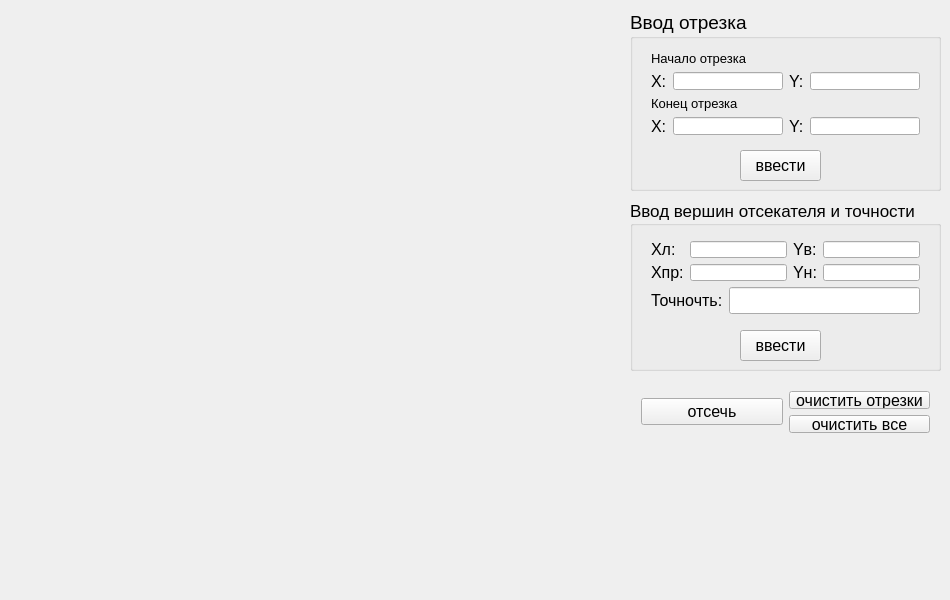
<?xml version="1.0" encoding="UTF-8"?>
<ui version="4.0">
 <class>MainWindow</class>
 <widget class="QMainWindow" name="MainWindow">
  <property name="geometry">
   <rect>
    <x>0</x>
    <y>0</y>
    <width>950</width>
    <height>600</height>
   </rect>
  </property>
  <property name="windowTitle">
   <string>ЛР №7. Отсечение отрезка делением пополам.</string>
  </property>
  <widget class="QWidget" name="centralWidget">
   <widget class="QWidget" name="draw_widget" native="true">
    <property name="geometry">
     <rect>
      <x>10</x>
      <y>10</y>
      <width>600</width>
      <height>580</height>
     </rect>
    </property>
   </widget>
   <widget class="QGroupBox" name="groupBox">
    <property name="geometry">
     <rect>
      <x>630</x>
      <y>10</y>
      <width>311</width>
      <height>181</height>
     </rect>
    </property>
    <property name="font">
     <font>
      <pointsize>14</pointsize>
     </font>
    </property>
    <property name="title">
     <string>Ввод отрезка</string>
    </property>
    <widget class="QPushButton" name="add_segment_pushButton">
     <property name="geometry">
      <rect>
       <x>110</x>
       <y>140</y>
       <width>81</width>
       <height>31</height>
      </rect>
     </property>
     <property name="font">
      <font>
       <pointsize>12</pointsize>
       <stylestrategy>PreferDefault</stylestrategy>
      </font>
     </property>
     <property name="text">
      <string>ввести</string>
     </property>
    </widget>
    <widget class="QWidget" name="">
     <property name="geometry">
      <rect>
       <x>10</x>
       <y>30</y>
       <width>291</width>
       <height>106</height>
      </rect>
     </property>
     <layout class="QVBoxLayout" name="verticalLayout_7">
      <item>
       <widget class="QLabel" name="label_10">
        <property name="font">
         <font>
          <pointsize>10</pointsize>
         </font>
        </property>
        <property name="text">
         <string>Начало отрезка</string>
        </property>
       </widget>
      </item>
      <item>
       <layout class="QHBoxLayout" name="horizontalLayout_2">
        <item>
         <widget class="QLabel" name="label">
          <property name="font">
           <font>
            <pointsize>12</pointsize>
           </font>
          </property>
          <property name="text">
           <string>X:</string>
          </property>
         </widget>
        </item>
        <item>
         <widget class="QLineEdit" name="x_start_edit">
          <property name="font">
           <font>
            <pointsize>12</pointsize>
           </font>
          </property>
         </widget>
        </item>
        <item>
         <widget class="QLabel" name="label_2">
          <property name="font">
           <font>
            <pointsize>12</pointsize>
           </font>
          </property>
          <property name="text">
           <string>Y:</string>
          </property>
         </widget>
        </item>
        <item>
         <widget class="QLineEdit" name="y_start_edit">
          <property name="font">
           <font>
            <pointsize>12</pointsize>
           </font>
          </property>
         </widget>
        </item>
       </layout>
      </item>
      <item>
       <widget class="QLabel" name="label_11">
        <property name="font">
         <font>
          <pointsize>10</pointsize>
         </font>
        </property>
        <property name="text">
         <string>Конец отрезка</string>
        </property>
       </widget>
      </item>
      <item>
       <layout class="QHBoxLayout" name="horizontalLayout_5">
        <item>
         <widget class="QLabel" name="label_8">
          <property name="font">
           <font>
            <pointsize>12</pointsize>
           </font>
          </property>
          <property name="text">
           <string>X:</string>
          </property>
         </widget>
        </item>
        <item>
         <widget class="QLineEdit" name="x_end_edit">
          <property name="font">
           <font>
            <pointsize>12</pointsize>
           </font>
          </property>
         </widget>
        </item>
        <item>
         <widget class="QLabel" name="label_9">
          <property name="font">
           <font>
            <pointsize>12</pointsize>
           </font>
          </property>
          <property name="text">
           <string>Y:</string>
          </property>
         </widget>
        </item>
        <item>
         <widget class="QLineEdit" name="y_end_edit">
          <property name="font">
           <font>
            <pointsize>12</pointsize>
           </font>
          </property>
         </widget>
        </item>
       </layout>
      </item>
     </layout>
    </widget>
   </widget>
   <widget class="QGroupBox" name="groupBox_2">
    <property name="geometry">
     <rect>
      <x>630</x>
      <y>200</y>
      <width>311</width>
      <height>171</height>
     </rect>
    </property>
    <property name="font">
     <font>
      <pointsize>13</pointsize>
     </font>
    </property>
    <property name="title">
     <string>Ввод вершин отсекателя и точности</string>
    </property>
    <widget class="QPushButton" name="add_cut_pushButton">
     <property name="geometry">
      <rect>
       <x>110</x>
       <y>130</y>
       <width>81</width>
       <height>31</height>
      </rect>
     </property>
     <property name="font">
      <font>
       <pointsize>12</pointsize>
      </font>
     </property>
     <property name="text">
      <string>ввести</string>
     </property>
    </widget>
    <widget class="QWidget" name="">
     <property name="geometry">
      <rect>
       <x>10</x>
       <y>30</y>
       <width>291</width>
       <height>95</height>
      </rect>
     </property>
     <layout class="QVBoxLayout" name="verticalLayout_6">
      <item>
       <layout class="QHBoxLayout" name="horizontalLayout_3">
        <item>
         <layout class="QVBoxLayout" name="verticalLayout">
          <item>
           <widget class="QLabel" name="label_3">
            <property name="font">
             <font>
              <pointsize>12</pointsize>
             </font>
            </property>
            <property name="text">
             <string>Xл:</string>
            </property>
           </widget>
          </item>
          <item>
           <widget class="QLabel" name="label_5">
            <property name="font">
             <font>
              <pointsize>12</pointsize>
             </font>
            </property>
            <property name="text">
             <string>Xпр:</string>
            </property>
           </widget>
          </item>
         </layout>
        </item>
        <item>
         <layout class="QVBoxLayout" name="verticalLayout_2">
          <item>
           <widget class="QLineEdit" name="x_left_edit">
            <property name="font">
             <font>
              <pointsize>12</pointsize>
             </font>
            </property>
           </widget>
          </item>
          <item>
           <widget class="QLineEdit" name="x_right_edit">
            <property name="font">
             <font>
              <pointsize>12</pointsize>
             </font>
            </property>
           </widget>
          </item>
         </layout>
        </item>
        <item>
         <layout class="QVBoxLayout" name="verticalLayout_3">
          <item>
           <widget class="QLabel" name="label_4">
            <property name="font">
             <font>
              <pointsize>12</pointsize>
             </font>
            </property>
            <property name="text">
             <string>Yв:</string>
            </property>
           </widget>
          </item>
          <item>
           <widget class="QLabel" name="label_6">
            <property name="font">
             <font>
              <pointsize>12</pointsize>
             </font>
            </property>
            <property name="text">
             <string>Yн:</string>
            </property>
           </widget>
          </item>
         </layout>
        </item>
        <item>
         <layout class="QVBoxLayout" name="verticalLayout_4">
          <item>
           <widget class="QLineEdit" name="y_top_edit">
            <property name="font">
             <font>
              <pointsize>12</pointsize>
             </font>
            </property>
           </widget>
          </item>
          <item>
           <widget class="QLineEdit" name="y_bottom_edit">
            <property name="font">
             <font>
              <pointsize>12</pointsize>
             </font>
            </property>
           </widget>
          </item>
         </layout>
        </item>
       </layout>
      </item>
      <item>
       <layout class="QHBoxLayout" name="horizontalLayout_4">
        <item>
         <widget class="QLabel" name="label_7">
          <property name="font">
           <font>
            <pointsize>12</pointsize>
           </font>
          </property>
          <property name="text">
           <string>Точночть:</string>
          </property>
         </widget>
        </item>
        <item>
         <widget class="QLineEdit" name="eps_edit">
          <property name="font">
           <font>
            <pointsize>12</pointsize>
           </font>
          </property>
         </widget>
        </item>
       </layout>
      </item>
     </layout>
    </widget>
   </widget>
   <widget class="QWidget" name="">
    <property name="geometry">
     <rect>
      <x>630</x>
      <y>380</y>
      <width>311</width>
      <height>64</height>
     </rect>
    </property>
    <layout class="QHBoxLayout" name="horizontalLayout">
     <item>
      <widget class="QPushButton" name="cut_pushButton">
       <property name="font">
        <font>
         <pointsize>12</pointsize>
        </font>
       </property>
       <property name="text">
        <string>отсечь</string>
       </property>
      </widget>
     </item>
     <item>
      <layout class="QVBoxLayout" name="verticalLayout_5">
       <item>
        <widget class="QPushButton" name="clear_segments_pushButton">
         <property name="font">
          <font>
           <pointsize>12</pointsize>
          </font>
         </property>
         <property name="text">
          <string>очистить отрезки</string>
         </property>
        </widget>
       </item>
       <item>
        <widget class="QPushButton" name="clear_all_pushButton">
         <property name="font">
          <font>
           <pointsize>12</pointsize>
          </font>
         </property>
         <property name="text">
          <string>очистить все</string>
         </property>
        </widget>
       </item>
      </layout>
     </item>
    </layout>
   </widget>
  </widget>
 </widget>
 <layoutdefault spacing="6" margin="11"/>
 <resources/>
 <connections/>
</ui>
